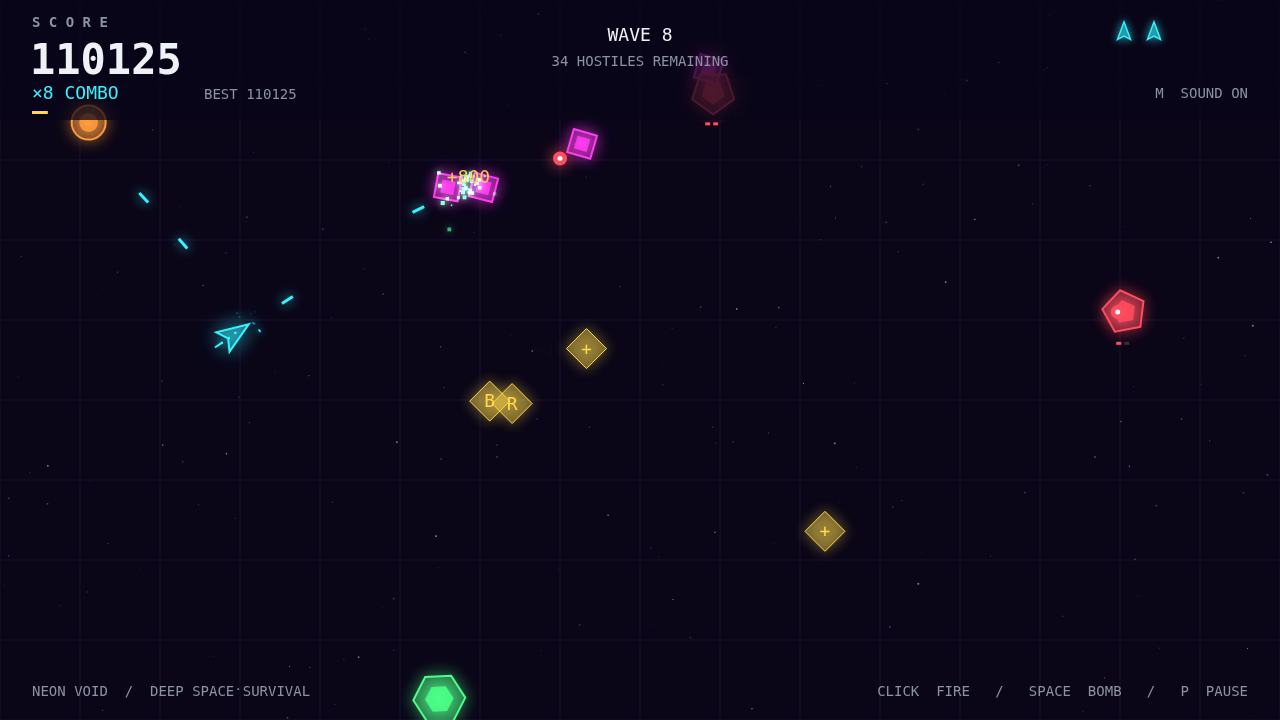
#> input picture test-shots/shot-action.png, 1280 x 720 px
$ python -i measure-shots.py   (imports and definitions only)
#> lines starting #> are read from the running program, lines starting #| are printed output that depends on the picture
#!/usr/bin/env python3
"""Look gates for NEON VOID screenshots (SUNWRIGHT pattern, thresholds copied
exactly from the best-game-01 #1 entry's tools/measure-shots.mjs).

Gates (every screenshot must pass):
  saturation      mean HSV saturation (0..1)            >= 0.33 (aim 0.45)
  mean luminance  mean rec601 luminance (0..1)          >= 0.45
  luminance SD    stddev of luminance (0..255)          >= 40
  warm            mean R > mean B
  near-black      fraction of pixels with luminance < 8/255   < 0.02
  darkest block   no 64x64 block with mean luminance < 0.15
  blown blocks    32x32 blocks with mean luminance > 0.95 (reported; warn > 0)

Usage: python3 tools/measure-shots.py [--dir screenshots]
Exits 0 only if every gate passes on every screenshot.
"""
import statistics
import sys
from pathlib import Path

HERE = Path(__file__).resolve().parent.parent


def measure(path: Path) -> dict:
#> called with path = '../test-shots/shot-action.png'
    from PIL import Image
    im = Image.open(path).convert('RGB')
#> im is the input picture: PIL image 1280x720 RGB; mean R, G, B 13.3, 8.9, 27
    w, h = im.size
#> w = 1280; h = 720
    px = list(im.getdata())
#> px = 921600 items
    step = 4  # sample every 4th pixel for the whole-frame stats
    sample = px[::step]
#> sample = 230400 items
    n = len(sample)
#> n = 230400
    rs = sum(p[0] for p in sample) / n
#> rs = 13.47
    gs = sum(p[1] for p in sample) / n
#> gs = 9
    bs = sum(p[2] for p in sample) / n
#> bs = 27.25
    sats, lums = [], []
    for r, g, b in sample:
        mx, mn = max(r, g, b), min(r, g, b)
        sats.append(0.0 if mx == 0 else (mx - mn) / mx)
        lums.append(0.299 * r + 0.587 * g + 0.114 * b)
#> this loop made 230400 passes
#> (r, g, b, mx, mn) on passes 1 to 3: (13, 7, 29, 29, 7), (11, 6, 28, 28, 6), (11, 6, 28, 28, 6)
#> after the loop, lums = 230400 items; sats = 230400 items
    sat = sum(sats) / len(sats)
#> sat = 0.746
    lum_mean = sum(lums) / len(lums)
#> lum_mean = 12.42
    lum_sd = statistics.pstdev(lums)
#> lum_sd = 19.35
    near_black = sum(1 for v in lums if v < 8) / len(lums)
#> near_black = 1.3e-05
    gray = im.convert('L')
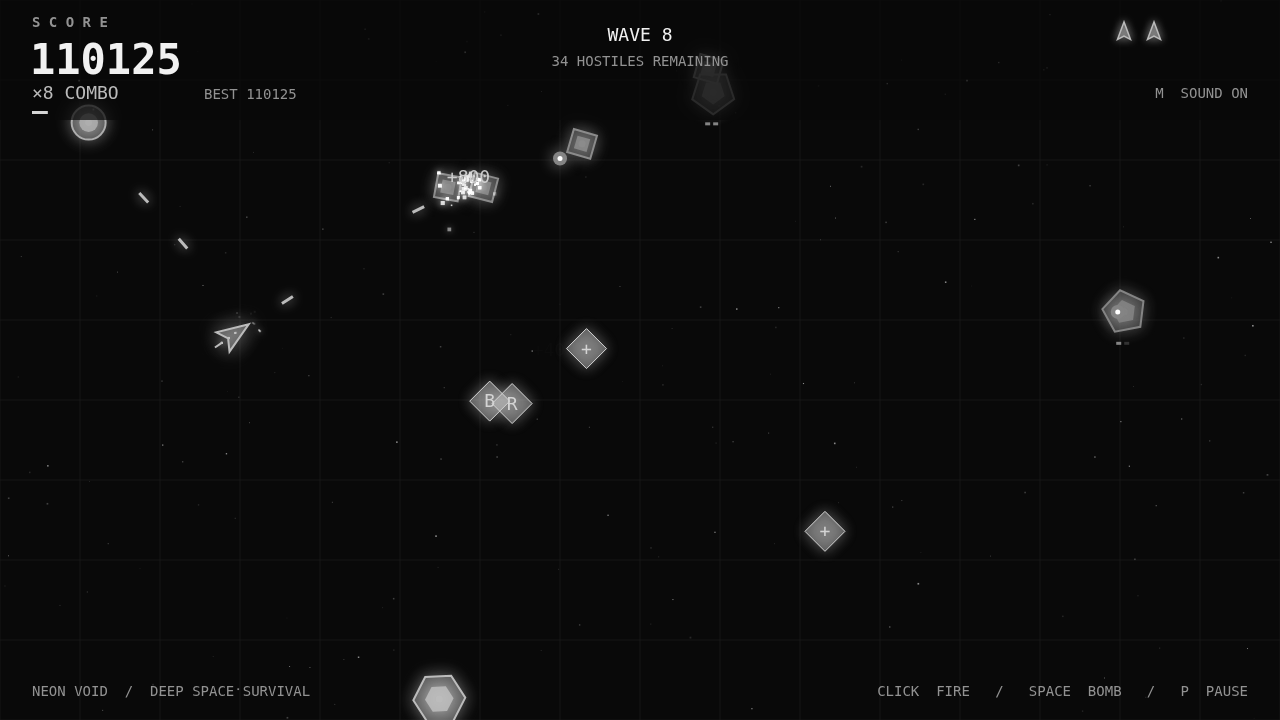
#> gray: PIL image 1280x720 L; min 8, max 255, mean 12
    darkest = 255.0
    for y in range(0, h - 63, 64):
        for x in range(0, w - 63, 64):
            blk = list(gray.crop((x, y, x + 64, y + 64)).getdata())
            darkest = min(darkest, sum(blk) / len(blk))
    blown = 0
    for y in range(0, h - 31, 32):
        for x in range(0, w - 31, 32):
            blk = list(gray.crop((x, y, x + 32, y + 32)).getdata())
            if sum(blk) / len(blk) > 0.95 * 255:
                blown += 1
#> after the loop, blown = 0
    return {
        'sat': sat, 'lum_mean': lum_mean / 255, 'lum_sd': lum_sd,
        'warm': rs > bs, 'r': rs, 'b': bs, 'near_black': near_black,
        'darkest64': darkest / 255, 'blown32': blown,
    }


def main() -> int:
    d = Path(sys.argv[sys.argv.index('--dir') + 1]) if '--dir' in sys.argv else HERE / 'screenshots'
    files = sorted(p for p in d.iterdir() if p.suffix.lower() in ('.jpg', '.jpeg', '.png'))
    ok_all = True
    print(f"{'shot':<14}{'sat':>6}{'lum':>6}{'lumSD':>6}{'warm':>6}{'nblk':>6}{'dark64':>7}{'blown':>6}  verdict")
    for f in files:
        m = measure(f)
        gates = [
            ('sat>=0.33', m['sat'] >= 0.33),
            ('lum>=0.45', m['lum_mean'] >= 0.45),
            ('sd>=40', m['lum_sd'] >= 40),
            ('warm', m['warm']),
            ('nblk<2%', m['near_black'] < 0.02),
            ('dark64>=0.15', m['darkest64'] >= 0.15),
        ]
        failed = [name for name, passed in gates if not passed]
        ok = not failed
        ok_all = ok_all and ok
        print(f"{f.name:<14}{m['sat']:>6.2f}{m['lum_mean']:>6.2f}{m['lum_sd']:>6.1f}{str(m['warm']):>6}{m['near_black']:>6.3f}{m['darkest64']:>7.3f}{m['blown32']:>6}  "
              + ('PASS' if ok else 'FAIL: ' + ', '.join(failed)))
    print('LOOK GATES:', 'PASS' if ok_all else 'FAIL')
    return 0 if ok_all else 1


# [2 lines not run here, left out]

>>> result = measure('../test-shots/shot-action.png')
#> result = 9 items

$ run again, on test-shots/shot-start.png
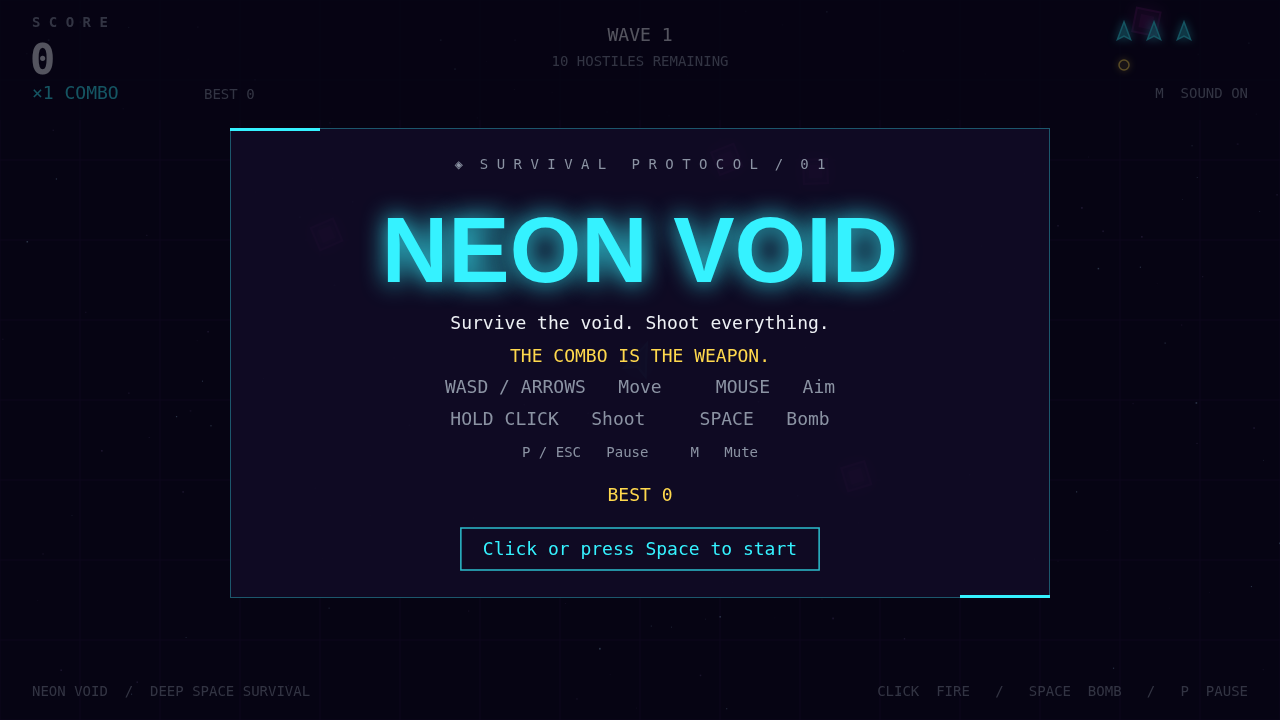
#> input picture test-shots/shot-start.png, 1280 x 720 px
#> in measure, im is the input picture: PIL image 1280x720 RGB; mean R, G, B 12.1, 14.3, 33.1
#> px = 921600 items
#> sample = 230400 items
#> n = 230400
#> rs = 12.08
#> gs = 14.19
#> bs = 33
#> the loop in measure, `for r, g, b in sample:` made 230400 passes
#> r on passes 1 to 3: 7, 6, 6
#> after the loop in measure, `for r, g, b in sample:`: lums = 230400 items
#> sat = 0.76
#> lum_mean = 15.7
#> lum_sd = 28.24
#> near_black = 0.544
#> in measure, `gray = im.convert('L')`:
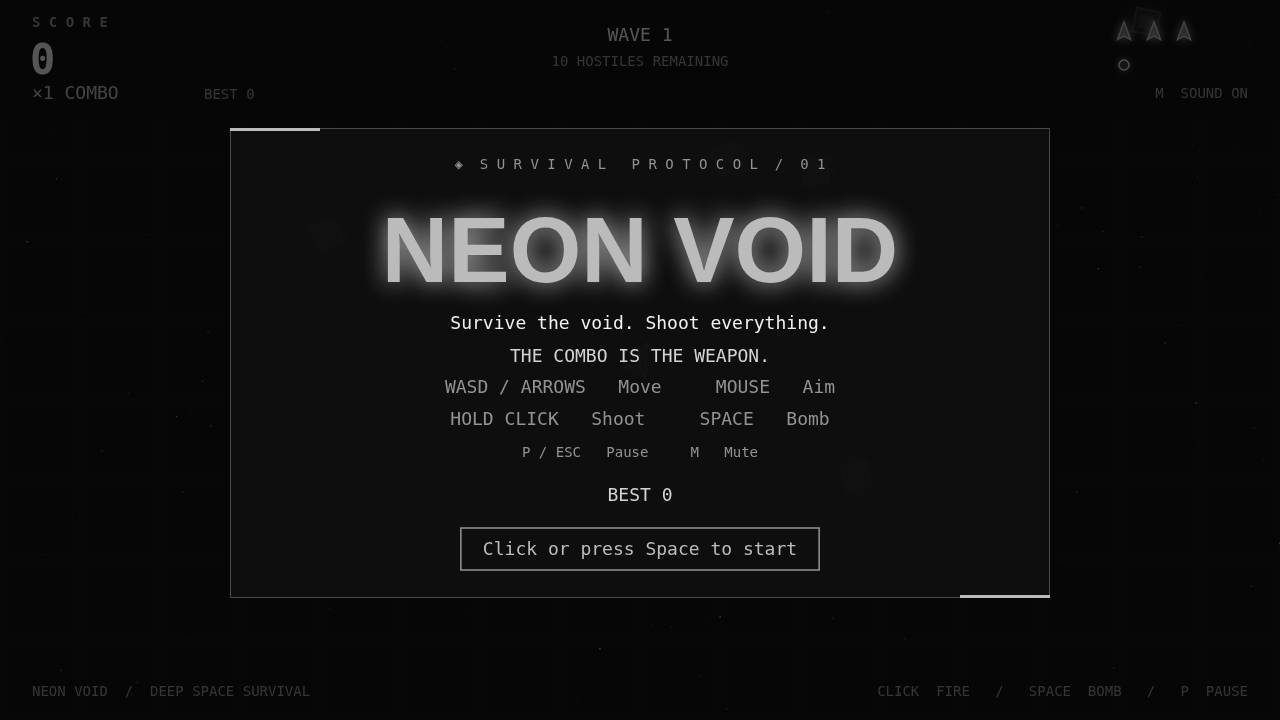
#> gray: PIL image 1280x720 L; min 5, max 241, mean 15.6
#> after the loop in measure, `for y in range(0, h - 31, 32):`: blown = 0
#> result = 9 items
